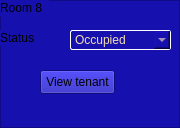
               <widget class="QFrame" name="frame_13">
                <property name="sizePolicy">
                 <sizepolicy hsizetype="Fixed" vsizetype="Fixed">
                  <horstretch>0</horstretch>
                  <verstretch>0</verstretch>
                 </sizepolicy>
                </property>
                <property name="minimumSize">
                 <size>
                  <width>139</width>
                  <height>128</height>
                 </size>
                </property>
                <property name="styleSheet">
                 <string notr="true">background-color:#1610ae;</string>
                </property>
                <property name="frameShape">
                 <enum>QFrame::StyledPanel</enum>
                </property>
                <property name="frameShadow">
                 <enum>QFrame::Raised</enum>
                </property>
                <widget class="QLabel" name="label_75">
                 <property name="geometry">
                  <rect>
                   <x>0</x>
                   <y>0</y>
                   <width>49</width>
                   <height>16</height>
                  </rect>
                 </property>
                 <property name="text">
                  <string>Room 8</string>
                 </property>
                </widget>
                <widget class="QLabel" name="label_76">
                 <property name="geometry">
                  <rect>
                   <x>0</x>
                   <y>30</y>
                   <width>49</width>
                   <height>16</height>
                  </rect>
                 </property>
                 <property name="text">
                  <string>Status</string>
                 </property>
                </widget>
                <widget class="QPushButton" name="view_tenant_btn_9">
                 <property name="geometry">
                  <rect>
                   <x>40</x>
                   <y>70</y>
                   <width>75</width>
                   <height>24</height>
                  </rect>
                 </property>
                 <property name="text">
                  <string>View tenant</string>
                 </property>
                </widget>
                <widget class="QComboBox" name="statusEdit_18">
                 <property name="geometry">
                  <rect>
                   <x>70</x>
                   <y>30</y>
                   <width>101</width>
                   <height>20</height>
                  </rect>
                 </property>
                 <property name="styleSheet">
                  <string notr="true">border:1px solid white;
border-radius:1.5px;
color:wheat;</string>
                 </property>
                 <item>
                  <property name="text">
                   <string>Occupied</string>
                  </property>
                 </item>
                 <item>
                  <property name="text">
                   <string>Vacant</string>
                  </property>
                 </item>
                 <item>
                  <property name="text">
                   <string>Needing Repair</string>
                  </property>
                 </item>
                </widget>
               </widget>
